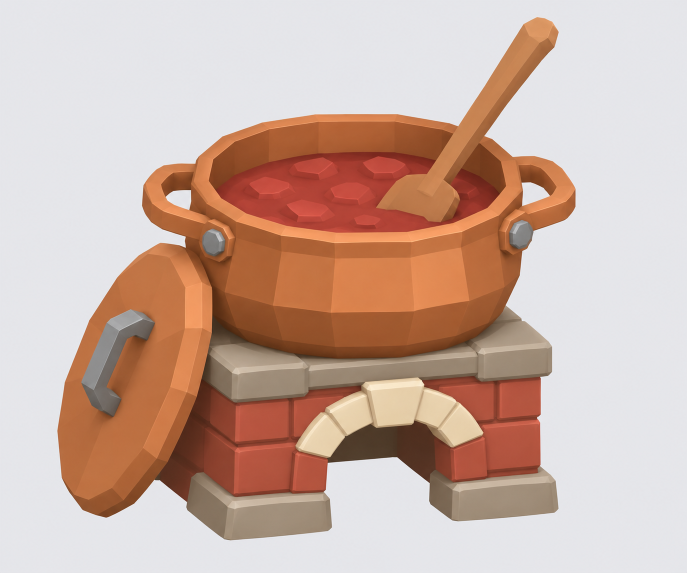
#> input picture planning/FarmProcessing/references/STA-07.png, 1374 x 1145 px, found by its file name (shown at 1/2 size)
$ python compare.py ../../../../planning/FarmProcessing/references/STA-01.png
#> lines starting #> are read from the running program, lines starting #| are printed output that depends on the picture
# compare sheet: reference | check render (both 400 px high) -> %TEMP%\FarmProcessing_check\STA-07\<tag>_cmp.png
import sys, os, tempfile
from PIL import Image
tag = sys.argv[1]; d = os.path.join(tempfile.gettempdir(), 'FarmProcessing_check', 'STA-07')
ref = Image.open(r"C:\Users\Sergv\orca\workspaces\VFX\master-2\planning\FarmProcessing\references\STA-07.png").convert('RGB')
#> ref is the input picture: PIL image 1374x1145 RGB; mean R, G, B 204.1, 177, 165.1
ren = Image.open(os.path.join(d, tag + '_ref.png')).convert('RGB')
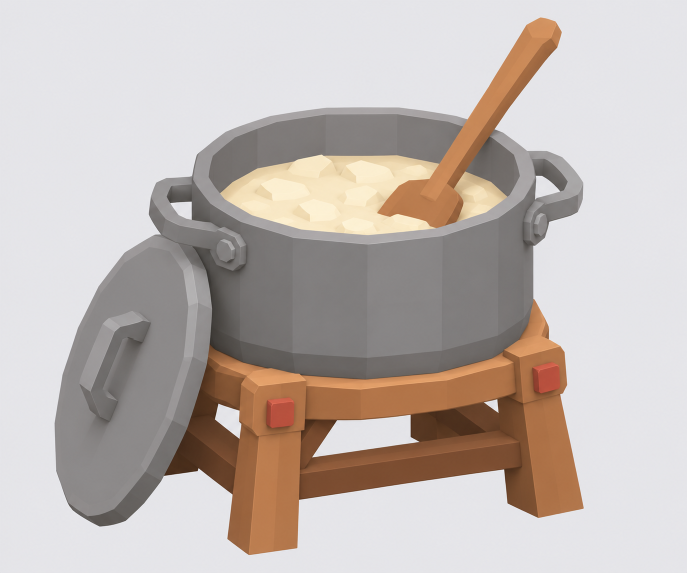
#> input picture planning/FarmProcessing/references/STA-01.png, 1374 x 1145 px, given in place of STA-01.png_ref.png, which was not available (shown at 1/2 size)
#> ren is the input picture: PIL image 1374x1145 RGB; mean R, G, B 193.1, 183.6, 178.9
H = 400
ref = ref.resize((round(ref.width * H / ref.height), H)); ren = ren.resize((round(ren.width * H / ren.height), H))
#> after `ref = ref.resize((round(ref.width * H / ref.height), H))`:
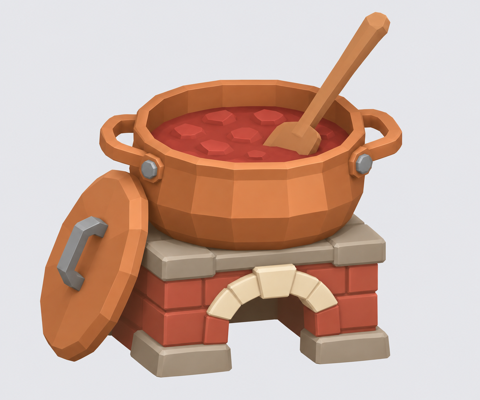
#> ref: PIL image 480x400 RGB; mean R, G, B 204.1, 177, 165.2
#> after `ren = ren.resize((round(ren.width * H / ren.height), H))`:
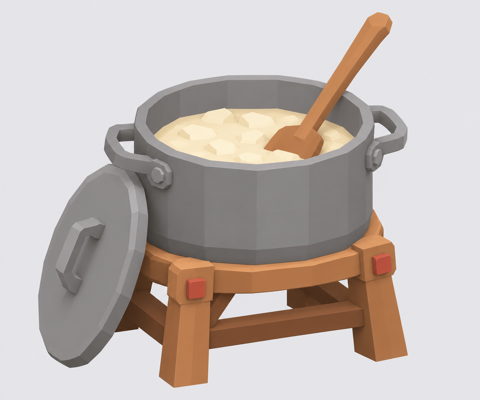
#> ren: PIL image 480x400 RGB; mean R, G, B 193.1, 183.6, 178.9
th = Image.open(os.path.join(d, tag + '_thumb.png')).convert('RGB')
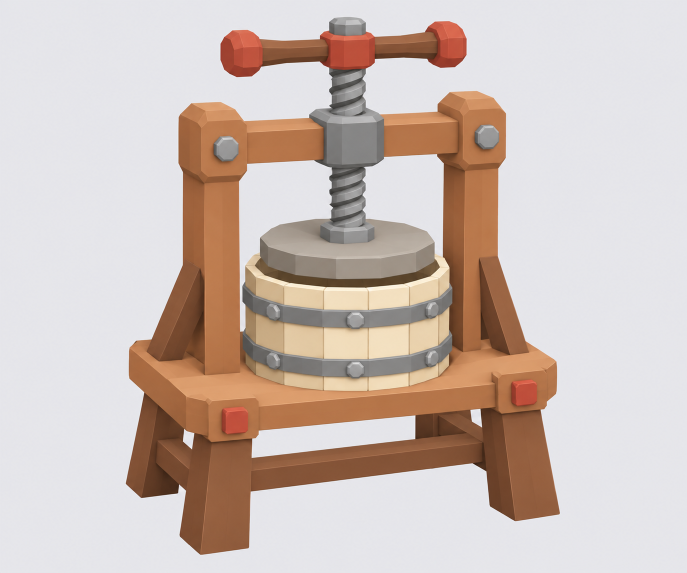
#> input picture planning/FarmProcessing/references/STA-02.png, 1374 x 1145 px, given in place of STA-01.png_thumb.png, which was not available (shown at 1/2 size)
#> th is the input picture: PIL image 1374x1145 RGB; mean R, G, B 206.2, 191, 184
out = Image.new('RGB', (ref.width + ren.width + th.width, H), (255, 255, 255))
#> out: PIL image 2334x400 RGB; every value is 255
out.paste(ref, (0, 0)); out.paste(ren, (ref.width, 0)); out.paste(th, (ref.width + ren.width, 0))
#> after `out.paste(ref, (0, 0))`:
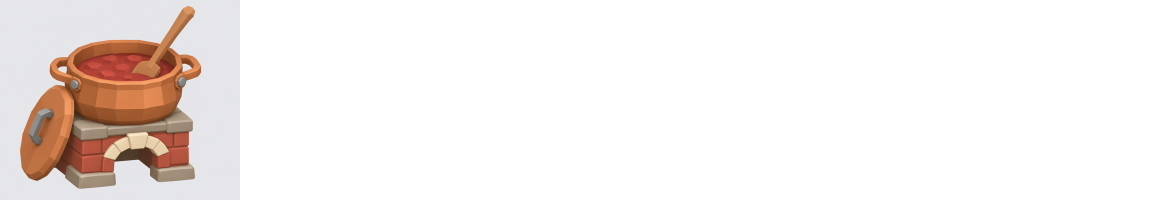
#> out: PIL image 2334x400 RGB (shown at 1/2 size); mean R, G, B 244.5, 239, 236.5
#> after `out.paste(ren, (ref.width, 0))`:
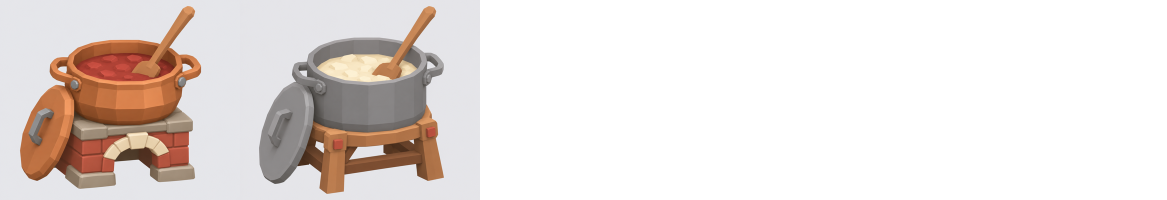
#> out: PIL image 2334x400 RGB (shown at 1/2 size); mean R, G, B 231.8, 224.3, 220.9
#> after `out.paste(th, (ref.width + ren.width, 0))`:
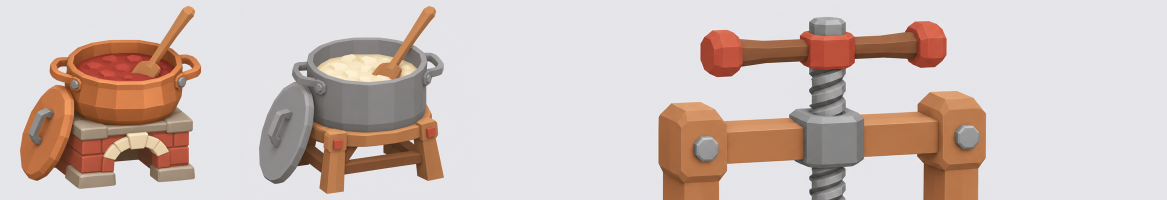
#> out: PIL image 2334x400 RGB (shown at 1/2 size); mean R, G, B 207.3, 192.6, 187.4
out.save(os.path.join(d, tag + '_cmp.png')); print(os.path.join(d, tag + '_cmp.png'), out.size)
#> (printed output is left out)
